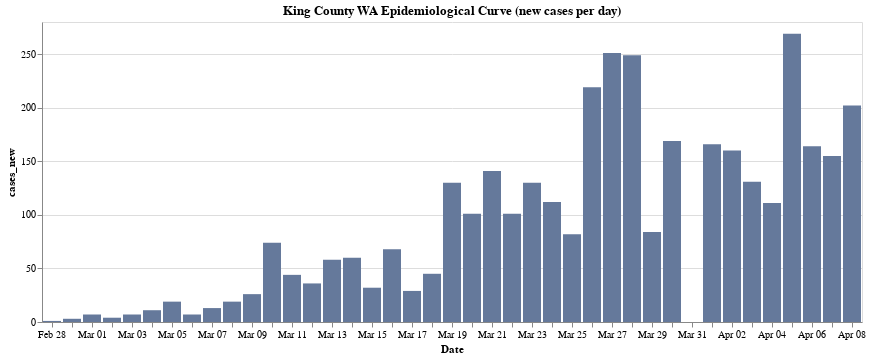

Here is the notebook cell this chart was saved with:
### Code cell
base = alt.Chart(king[['date', 'cases', 'cases_new']]).encode(alt.X('monthdate(date):O', title = 'Date'))
bars = base.mark_bar(color = '#65799b').encode(y = 'cases_new', tooltip = 'cases_new')
bars.properties(title = 'King County WA Epidemiological Curve (new cases per day)')

### Figure 1 — Vega-Lite specification as saved in the notebook (floating-point values rounded to 4 significant figures)
{"config": {"view": {"continuousWidth": 400, "continuousHeight": 300}}, "data": {"name": "data-36ede9cbe7cb543f0b7cfd6c17d3a902"}, "mark": {"type": "bar", "color": "#65799b"}, "encoding": {"tooltip": {"type": "quantitative", "field": "cases_new"}, "x": {"type": "ordinal", "field": "date", "timeUnit": "monthdate", "title": "Date"}, "y": {"type": "quantitative", "field": "cases_new"}}, "title": "King County WA Epidemiological Curve (new cases per day)", "$schema": "https://vega.github.io/schema/vega-lite/v4.0.0.json", "datasets": {"data-36ede9cbe7cb543f0b7cfd6c17d3a902": [{"date": "2020-02-28T00:00:00", "cases": 1, "cases_new": 1}, {"date": "2020-02-29T00:00:00", "cases": 4, "cases_new": 3}, {"date": "2020-03-01T00:00:00", "cases": 11, "cases_new": 7}, {"date": "2020-03-02T00:00:00", "cases": 15, "cases_new": 4}, {"date": "2020-03-03T00:00:00", "cases": 22, "cases_new": 7}, {"date": "2020-03-04T00:00:00", "cases": 33, "cases_new": 11}, {"date": "2020-03-05T00:00:00", "cases": 52, "cases_new": 19}, {"date": "2020-03-06T00:00:00", "cases": 59, "cases_new": 7}, {"date": "2020-03-07T00:00:00", "cases": 72, "cases_new": 13}, {"date": "2020-03-08T00:00:00", "cases": 91, "cases_new": 19}, {"date": "2020-03-09T00:00:00", "cases": 117, "cases_new": 26}, {"date": "2020-03-10T00:00:00", "cases": 191, "cases_new": 74}, {"date": "2020-03-11T00:00:00", "cases": 235, "cases_new": 44}, {"date": "2020-03-12T00:00:00", "cases": 271, "cases_new": 36}, {"date": "2020-03-13T00:00:00", "cases": 329, "cases_new": 58}, {"date": "2020-03-14T00:00:00", "cases": 389, "cases_new": 60}, {"date": "2020-03-15T00:00:00", "cases": 421, "cases_new": 32}, {"date": "2020-03-16T00:00:00", "cases": 489, "cases_new": 68}, {"date": "2020-03-17T00:00:00", "cases": 518, "cases_new": 29}, {"date": "2020-03-18T00:00:00", "cases": 563, "cases_new": 45}, {"date": "2020-03-19T00:00:00", "cases": 693, "cases_new": 130}, {"date": "2020-03-20T00:00:00", "cases": 794, "cases_new": 101}, {"date": "2020-03-21T00:00:00", "cases": 935, "cases_new": 141}, {"date": "2020-03-22T00:00:00", "cases": 1036, "cases_new": 101}, {"date": "2020-03-23T00:00:00", "cases": 1166, "cases_new": 130}, {"date": "2020-03-24T00:00:00", "cases": 1278, "cases_new": 112}, {"date": "2020-03-25T00:00:00", "cases": 1360, "cases_new": 82}, {"date": "2020-03-26T00:00:00", "cases": 1579, "cases_new": 219}, {"date": "2020-03-27T00:00:00", "cases": 1830, "cases_new": 251}, {"date": "2020-03-28T00:00:00", "cases": 2079, "cases_new": 249}, {"date": "2020-03-29T00:00:00", "cases": 2163, "cases_new": 84}, {"date": "2020-03-30T00:00:00", "cases": 2332, "cases_new": 169}, {"date": "2020-03-31T00:00:00", "cases": 2332, "cases_new": 0}, {"date": "2020-04-01T00:00:00", "cases": 2498, "cases_new": 166}, {"date": "2020-04-02T00:00:00", "cases": 2658, "cases_new": 160}, {"date": "2020-04-03T00:00:00", "cases": 2789, "cases_new": 131}, {"date": "2020-04-04T00:00:00", "cases": 2900, "cases_new": 111}, {"date": "2020-04-05T00:00:00", "cases": 3169, "cases_new": 269}, {"date": "2020-04-06T00:00:00", "cases": 3333, "cases_new": 164}, {"date": "2020-04-07T00:00:00", "cases": 3488, "cases_new": 155}, {"date": "2020-04-08T00:00:00", "cases": 3690, "cases_new": 202}]}}
